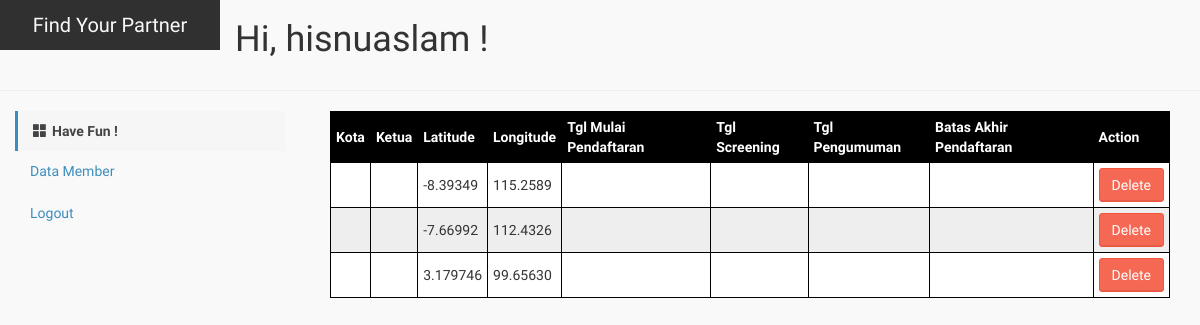
Page /datamember.php (signed in) on the committed database.
### tables this page shows
CREATE TABLE `lokasi` (
  `id` int(5) NOT NULL,
  `latitude` varchar(8) NOT NULL,
  `longitude` varchar(8) NOT NULL,
  `nama_kota` varchar(30) NOT NULL,
  `nim_ketua` varchar(12) NOT NULL,
  `alamat_lokasi` varchar(60) NOT NULL,
  `tgl_awal` date NOT NULL,
  `tgl_screening` date DEFAULT NULL,
  `tgl_pengumuman` date NOT NULL,
  `tgl_akhir` date NOT NULL
);

### datamember.php (the view, shortened to what this page needs)
<?php include_once './header.php'; ?>
<div class="content-isi ">
    <div class="title-menu">
        <div class="col-lg-9"><h1>Hi, <?php echo $_SESSION['username'] ;?> !</h1></div>
        <div class="clearfix"></div>
        <hr>
    </div>
<div class="col-lg-3 content-menu">
    <ul class="nav nav-pills nav-stacked collapsed">
        <li role="presentation" class="active" >
            <a href="#" ><span class="glyphicon glyphicon-th-large" aria-hidden="true"></span>Have Fun !</a>
            <ul class="nav nav-stacked">
                <li class="second-nav "><a href="datamember.php">Data Member</a></li>
                <li class="second-nav "><a href="logout.php">Logout</a></li>
            </ul>
        </li>
    </ul>
</div>
<div class="col-lg-9 ">
    <div class="col-lg-12">
            <table id="t01">
            <tr>
            <th>Kota</th>
            <th>Ketua</th>
            <th>Latitude</th>
            <th>Longitude</th>
            <th>Tgl Mulai Pendaftaran</th>
            <th>Tgl Screening</th>
            <th>Tgl Pengumuman</th>
            <th>Batas Akhir Pendaftaran</th>
            <th>Action</th>
            </tr>
            <tr>
  <?php
      require 'koneksiall.php';
$sql="SELECT * FROM lokasi";
   $result_set=mysqli_query($koneksi,$sql);
    if($result_set ){
    while($row=mysqli_fetch_array($result_set))
    {
        ?>
        <tr>
        <td><?php echo $row['kota']; ?></td>
        <td><?php echo $row['ketua'] ?></td>
        <td><?php echo $row['latitude'] ?></td>
        <td><?php echo $row['longitude'] ?></td>
        <td><?php echo $row['tglmulai'] ?></td>
        <td><?php echo $row['tglscreening'] ?></td>
        <td><?php echo $row['tglpengumuman'] ?></td>
        <td><?php echo $row['tglakhir'] ?></td>
        <td><?php $id = $row['id']; echo "<button onclick = 'delete_mapmarker(\"$id\");'  class='btn btn-danger'>Delete</button>"; ?></td>
        </tr>
        </tr>
        <?php
    }
}
    ?></table>
        </div>
    </div>
</div>
<?php include_once './footer.php'; ?>

### css/AdminLTE.css (style rules this page uses)
html, body { overflow-x: hidden!important; font-family: 'Source Sans Pro', sans-serif; -webkit-font-smoothing: antialiased; min-height: 100%; background: #f9f9f9; }
a { color: #3c8dbc; }
h1, h2, h3, h4, h5, h6, .h1, .h2, .h3, .h4, .h5, .h6 { font-family: 'Source Sans Pro', sans-serif; }
.btn { font-weight: 500; -webkit-border-radius: 3px; -moz-border-radius: 3px; border-radius: 3px; border: 1px solid transparent; -webkit-box-shadow: inset 0px -2px 0px 0px rgba(0, 0, 0, 0.09); -moz-box-shadow: inset 0px -2px 0px 0px rgba(0, 0, 0, 0.09); box-shadow: inset 0px -1px 0px 0px rgba(0, 0, 0, 0.09); }
.btn.btn-danger { background-color: #f56954; border-color: #f4543c; }
.nav.nav-pills > li > a { border-top: 3px solid transparent; -webkit-border-radius: 0; -moz-border-radius: 0; border-radius: 0; color: #444; }
.nav.nav-pills > li > a > .fa, .nav.nav-pills > li > a > .glyphicon, .nav.nav-pills > li > a > .ion { margin-right: 5px; }
.nav.nav-pills > li.active > a, .nav.nav-pills > li.active > a:hover { background-color: #f6f6f6; border-top-color: #3c8dbc; color: #444; }
.nav.nav-pills > li.active > a { font-weight: 600; }
.nav.nav-pills.nav-stacked > li > a { border-top: 0; border-left: 3px solid transparent; -webkit-border-radius: 0; -moz-border-radius: 0; border-radius: 0; color: #444; }
.nav.nav-pills.nav-stacked > li.active > a, .nav.nav-pills.nav-stacked > li.active > a:hover { background-color: #f6f6f6; border-left-color: #3c8dbc; color: #444; }

### datamember.php (style rules this page uses)
table { width:100%; }
table, th, td { border: 1px solid black; border-collapse: collapse; }
th, td { padding: 5px; text-align: left; }
table#t01 tr:nth-child(even) { background-color: #eee; }
table#t01 tr:nth-child(odd) { background-color:#fff; }
table#t01 th { background-color: black; color: white; }

### rows in the picture
lokasi: latitude "-8.39349", longitude "115.2589"
lokasi: latitude "-7.66992", longitude "112.4326"
lokasi: latitude "3.179746", longitude "99.65630"

### other values in the picture
$_SESSION['username'] "hisnuaslam"
